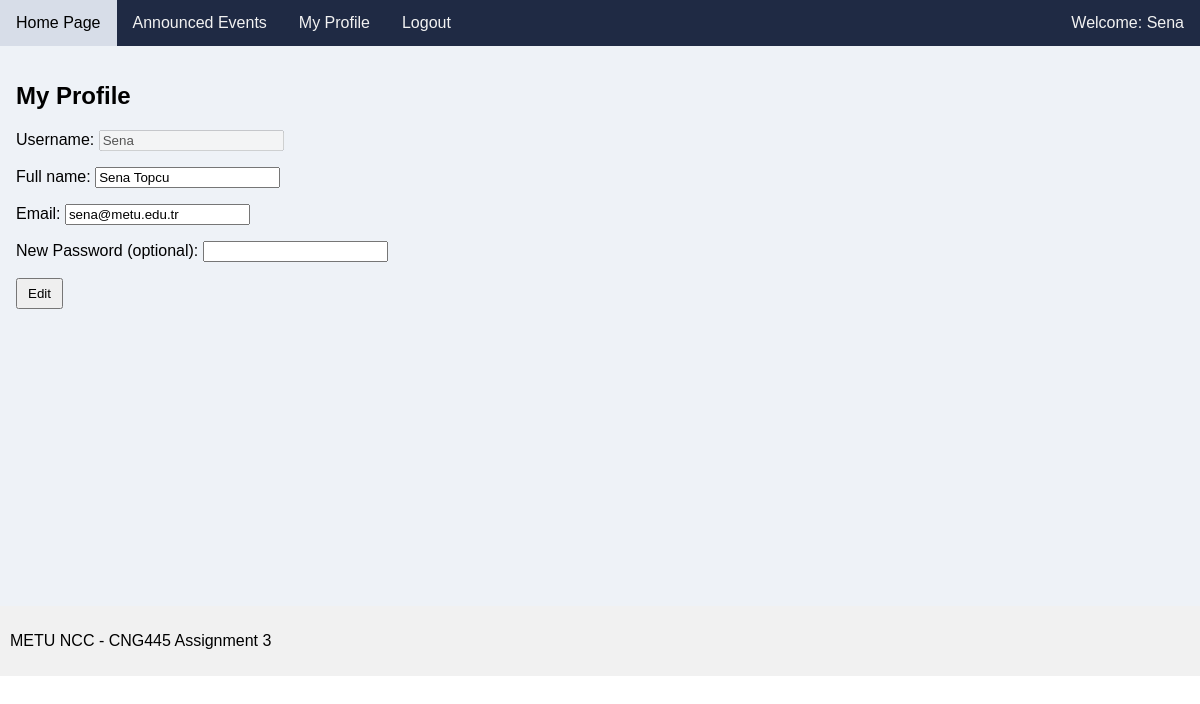
/profile (signed in), run on the app's committed database.
### tables this page shows
CREATE TABLE users (
        username   TEXT PRIMARY KEY,
        password   TEXT NOT NULL,
        fullname   TEXT NOT NULL,
        email      TEXT NOT NULL,
        is_admin   INTEGER NOT NULL CHECK (is_admin IN (0,1))
    );

### app.py (the view, shortened to what this page needs)
@app.route("/profile", methods=["GET", "POST"])
def profile():
    user = current_user()
    if not user:
        return redirect(url_for("index"))
    conn = connect_db()
    c = conn.cursor()
    error = None
    success = None
    c.execute("SELECT username, password, fullname, email, is_admin FROM users WHERE username=?", (user["username"],))
    profile_row = c.fetchone()
    conn.close()
    return render_template("profile.html", user=user, profile=profile_row, error=error, success=success)

### app.py (called while the page is built)
def connect_db():
    conn = sqlite3.connect(DB_NAME)
    conn.row_factory = sqlite3.Row  # lets templates use event["name"] etc.
    conn.execute("PRAGMA foreign_keys = ON;")
    return conn

def current_user():
    if "username" not in session:
        return None
    conn = connect_db()
    c = conn.cursor()
    c.execute("SELECT username, fullname, email, is_admin FROM users WHERE username=?", (session["username"],))
    u = c.fetchone()
    conn.close()
    return u

### templates/profile.html (shortened to what this page needs)
{% extends "base.html" %}
{% block content %}
  <h2>My Profile</h2>
  <form method="post" onsubmit="return validateProfile();">
    <p>Username: <input type="text" value="{{ profile['username'] }}" disabled></p>
    <p>Full name: <input type="text" name="fullname" id="pf_fullname" value="{{ profile['fullname'] }}"></p>
    <p>Email: <input type="text" name="email" id="pf_email" value="{{ profile['email'] }}"></p>
    <p>New Password (optional): <input type="password" name="password" id="pf_password"></p>
    <p><input type="submit" value="Edit"></p>
  </form>
{% endblock %}

### templates/base.html (shortened to what this page needs)
<!doctype html>
<html lang="en">
<head>
  <link rel="stylesheet" href="{{ url_for('static', filename='style.css') }}">
</head>
<body>
  <div class="topnav">
    <a href="{{ url_for('index') }}">Home Page</a>
    {% if user %}
      {% if user["is_admin"] == 1 %}
        <a href="{{ url_for('societies') }}">Manage Societies</a>
      {% else %}
        <a href="{{ url_for('events') }}">Announced Events</a>
      {% endif %}
      <a href="{{ url_for('profile') }}">My Profile</a>
      <a href="{{ url_for('logout') }}">Logout</a>
      <span style="float:right; color:#f2f2f2; padding:14px 16px;">
        Welcome: {{ user["username"] }}
      </span>
    {% else %}
      <a href="{{ url_for('register') }}">Register</a>
    {% endif %}
  </div>
  <div class="content">
    {% block content %}{% endblock %}
  </div>
  <div class="footer">
    <p>METU NCC - CNG445 Assignment 3</p>
  </div>
</body>
</html>

### static/style.css (style rules this page uses)
* { box-sizing: border-box; font-family: Arial, Helvetica, sans-serif; }
body { margin: 0; }
.topnav { overflow: hidden; background-color: #1f2a44; }
.topnav a { float: left; display: block; color: #f2f2f2; text-align: center; padding: 14px 16px; text-decoration: none; }
.content { background-color: #eef2f7; padding: 16px; min-height: 70vh; }
.footer { background-color: #f1f1f1; padding: 10px; }
button, input[type="submit"] { padding: 6px 10px; cursor: pointer; }

### data on the page
users: username "Sena", fullname "Sena Topcu", email "sena@metu.edu.tr"
